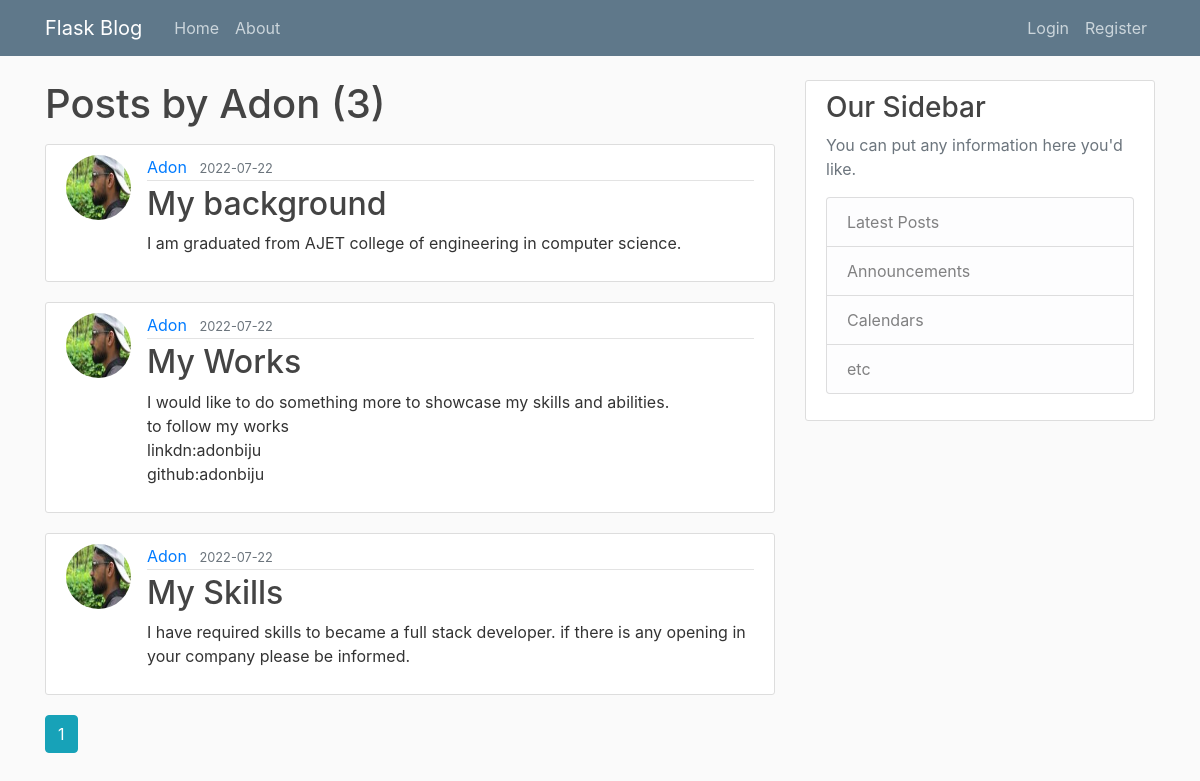
Before: /user/Adon with the older database file.
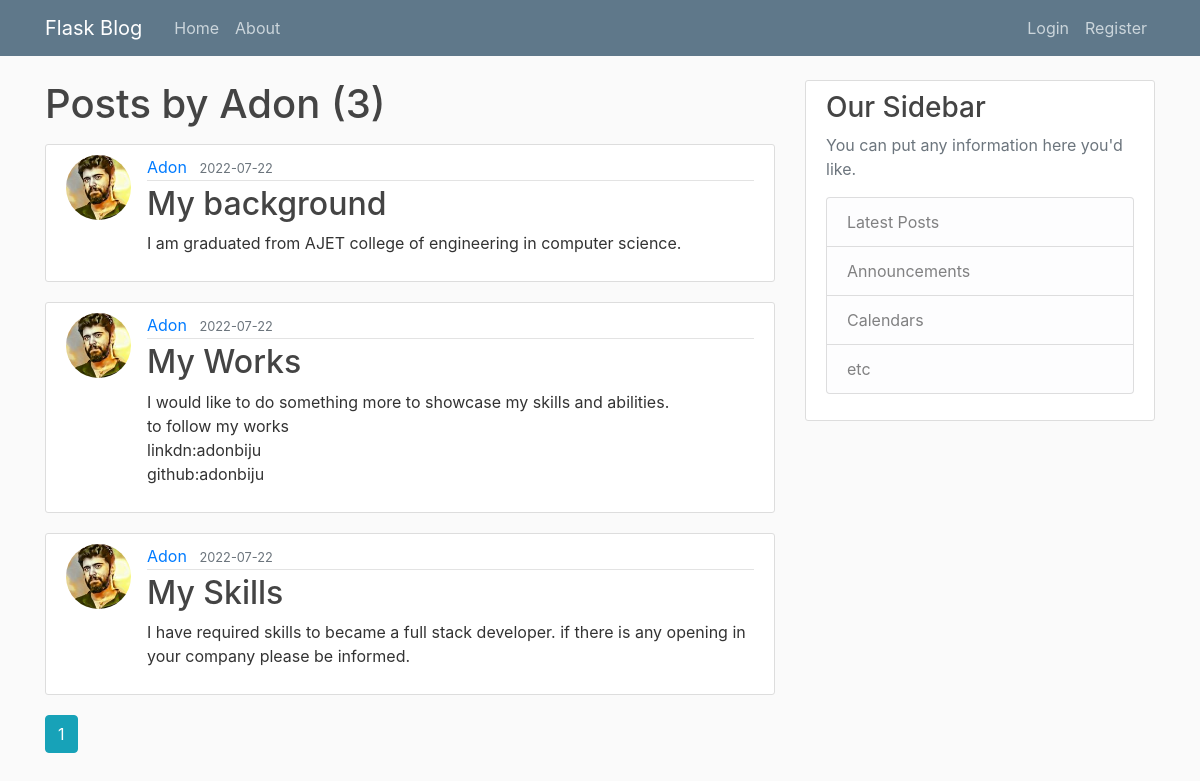
After: the same page with the newer database file.
### flaskblog/models.py (models this page shows, shortened)
class Post(db.Model):
    id = db.Column(db.Integer, primary_key=True)
    title = db.Column(db.String(100), nullable=False)
    date_posted = db.Column(db.DateTime, nullable=False, default=datetime.utcnow)
    content = db.Column(db.Text, nullable=False)
    user_id = db.Column(db.Integer, db.ForeignKey('user.id'), nullable=False)

class User(db.Model, UserMixin):
    id = db.Column(db.Integer, primary_key=True)
    username = db.Column(db.String(20), unique=True, nullable=False)
    email = db.Column(db.String(120), unique=True, nullable=False)
    image_file = db.Column(db.String(20), nullable=False, default='default.jpg')
    password = db.Column(db.String(60), nullable=False)
    posts = db.relationship('Post', backref='author', lazy=True)

### flaskblog/routes.py (the view)
@app.route("/user/<string:username>")
def user_posts(username):
    page = request.args.get('page', 1, type=int)
    user = User.query.filter_by(username=username).first_or_404()
    posts = Post.query.filter_by(author=user)\
        .order_by(Post.date_posted.desc())\
        .paginate(page=page, per_page=5)
    return render_template('user_posts.html', posts=posts, user=user)

### flaskblog/templates/user_posts.html
{% extends "layout.html" %}
{% block content %}
    <h1 class="mb-3">Posts by {{ user.username }} ({{ posts.total }})</h1>
    {% for post in posts.items %}
        <article class="media content-section">
          <img class="rounded-circle article-img" src="{{ url_for('static', filename='profile_pics/' + post.author.image_file) }}">
          <div class="media-body">
            <div class="article-metadata">
              <a class="mr-2" href="{{ url_for('user_posts', username=post.author.username) }}">{{ post.author.username }}</a>
              <small class="text-muted">{{ post.date_posted.strftime('%Y-%m-%d') }}</small>
            </div>
            <h2><a class="article-title" href="{{ url_for('post', post_id=post.id) }}">{{ post.title }}</a></h2>
            <p class="article-content">{{ post.content }}</p>
          </div>
        </article>
    {% endfor %}
    {% for page_num in posts.iter_pages(left_edge=1, right_edge=1, left_current=1, right_current=2) %}
      {% if page_num %}
        {% if posts.page == page_num %}
          <a class="btn btn-info mb-4" href="{{ url_for('user_posts', username=user.username, page=page_num) }}">{{ page_num }}</a>
        {% else %}
          <a class="btn btn-outline-info mb-4" href="{{ url_for('user_posts', username=user.username, page=page_num) }}">{{ page_num }}</a>
        {% endif %}
      {% else %}
        ...
      {% endif %}
    {% endfor %}
{% endblock content %}

Changed rows visible on the page:
changed through a linked row, Post "My background": image_file: a different picture
changed through a linked row, Post "My Works": image_file: a different picture
changed through a linked row, Post "My Skills": image_file: a different picture
